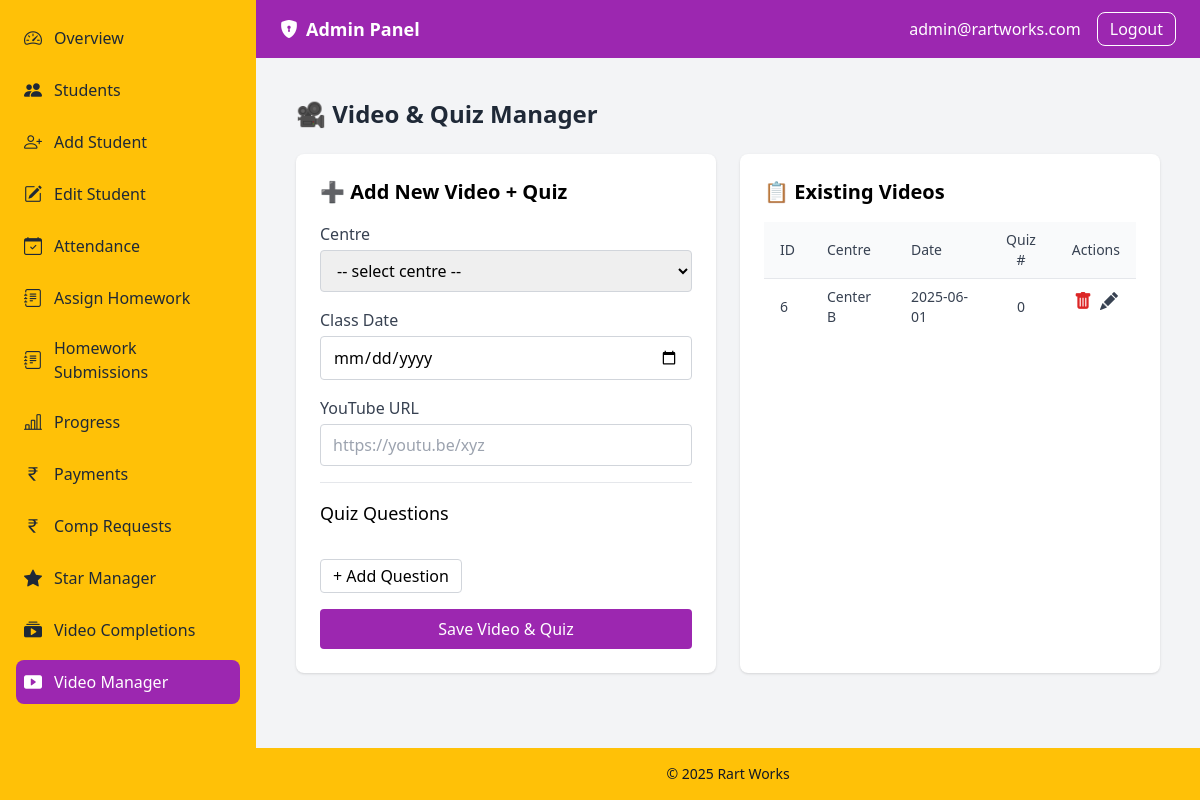
The page /dashboard/admin/index.php?page=video_manager (signed in) on the database its author committed.
### tables this page shows
CREATE TABLE `users` (
  `id` int(10) UNSIGNED NOT NULL,
  `username` varchar(50) NOT NULL,
  `password` varchar(255) NOT NULL,
  `role` enum('student','admin') NOT NULL DEFAULT 'student',
  `centre_id` int(10) UNSIGNED NOT NULL,
  `created_at` datetime NOT NULL DEFAULT current_timestamp(),
  `reset_token` varchar(255) DEFAULT NULL,
  `reset_expires` datetime DEFAULT NULL
);

CREATE TABLE `compensation_videos` (
  `id` int(11) NOT NULL,
  `centre_id` int(11) NOT NULL,
  `class_date` date NOT NULL,
  `video_url` varchar(255) NOT NULL,
  `created_at` datetime DEFAULT current_timestamp()
);

CREATE TABLE `centres` (
  `id` int(10) UNSIGNED NOT NULL,
  `name` varchar(100) NOT NULL,
  `address` varchar(255) DEFAULT NULL
);

### dashboard/admin/video_manager.php (the view, shortened to what this page needs)
<?php
require_once __DIR__ . '/../../config/db.php';
$videosRes = $conn->query("
  SELECT
    v.id,
    c.name       AS centre,
    v.class_date,
    (
      SELECT COUNT(*)
        FROM video_quiz_questions q
       WHERE q.video_id = v.id
    ) AS quiz_count
  FROM compensation_videos v
  JOIN centres c ON c.id = v.centre_id
  ORDER BY v.class_date DESC
");
?>
<div class="container-fluid px-4">
  <h1 class="mt-4 text-2xl font-semibold text-gray-800">🎥 Video & Quiz Manager</h1>
  <div class="grid grid-cols-1 lg:grid-cols-2 gap-6 mt-6">
    <div class="bg-white rounded-lg shadow p-6">
      <h2 class="text-xl font-bold mb-4">➕ Add New Video + Quiz</h2>
      <form method="post" class="space-y-4">
        <div>
          <label class="block text-gray-700 mb-1">Centre</label>
          <select
            name="centre_id"
            required
            class="w-full border border-gray-300 rounded px-3 py-2 focus:ring focus:border-admin-primary"
          >
            <option value="">-- select centre --</option>
          </select>
        </div>
        <div>
          <label class="block text-gray-700 mb-1">Class Date</label>
          <input
            type="date"
            name="class_date"
            required
            class="w-full border border-gray-300 rounded px-3 py-2 focus:ring focus:border-admin-primary"
          >
        </div>
        <div>
          <label class="block text-gray-700 mb-1">YouTube URL</label>
          <input
            type="url"
            name="video_url"
            placeholder="https://youtu.be/xyz"
            required
            class="w-full border border-gray-300 rounded px-3 py-2 focus:ring focus:border-admin-primary"
          >
        </div>
        <hr class="my-4">
        <h3 class="text-lg font-medium mb-2">Quiz Questions</h3>
        <button
          type="button"
          id="addQuestion"
          class="inline-flex items-center px-3 py-1 border border-gray-300 rounded hover:bg-gray-100"
        >
          + Add Question
        </button>
        <div>
          <button
            type="submit"
            class="w-full bg-admin-primary text-white py-2 rounded hover:bg-opacity-90 transition"
          >
            Save Video & Quiz
          </button>
        </div>
      </form>
    </div>
    <div class="bg-white rounded-lg shadow p-6 overflow-x-auto">
      <h2 class="text-xl font-bold mb-4">📋 Existing Videos</h2>
      <table class="min-w-full bg-white divide-y divide-gray-200">
        <thead class="bg-gray-50">
          <tr>
            <th class="px-4 py-2 text-left text-sm font-medium text-gray-700">ID</th>
            <th class="px-4 py-2 text-left text-sm font-medium text-gray-700">Centre</th>
            <th class="px-4 py-2 text-left text-sm font-medium text-gray-700">Date</th>
            <th class="px-4 py-2 text-center text-sm font-medium text-gray-700">Quiz #</th>
            <th class="px-4 py-2 text-center text-sm font-medium text-gray-700">Actions</th>
          </tr>
        </thead>
        <tbody class="divide-y divide-gray-100">
          <?php if ($videosRes->num_rows === 0): ?>
            <tr>
              <td colspan="5" class="px-4 py-6 text-center text-gray-500">
                No videos found.
              </td>
            </tr>
          <?php else: ?>
            <?php while ($v = $videosRes->fetch_assoc()): ?>
              <tr>
                <td class="px-4 py-2 text-sm text-gray-700"><?= (int)$v['id'] ?></td>
                <td class="px-4 py-2 text-sm text-gray-700"><?= htmlspecialchars($v['centre']) ?></td>
                <td class="px-4 py-2 text-sm text-gray-700"><?= htmlspecialchars($v['class_date']) ?></td>
                <td class="px-4 py-2 text-center text-sm text-gray-700"><?= (int)$v['quiz_count'] ?></td>
                <td class="px-4 py-2 text-center flex justify-center space-x-2">
                  <form method="post" onsubmit="return confirm('Delete video #<?= (int)$v['id'] ?>?')">
                    <button
                      type="submit"
                      class="text-red-600 hover:text-red-800"
                      title="Delete"
                    >
                      <i class="bi bi-trash-fill text-lg"></i>
                    </button>
                  </form>
                  <a
                    href="index.php?page=edit_video&id=<?= (int)$v['id'] ?>"
                    class="text-gray-700 hover:text-gray-900"
                    title="Edit"
                  >
                    <i class="bi bi-pencil-fill text-lg"></i>
                  </a>
                </td>
              </tr>
            <?php endwhile; ?>
          <?php endif; ?>
        </tbody>
      </table>
    </div>
  </div>
</div>

### dashboard/admin/index.php (shortened to what this page needs)
<?php
require_once __DIR__ . '/../../config/bootstrap.php';
$menu = [
    'dashboard'           => ['bi-speedometer2',        'Overview'],
    'students'            => ['bi-people-fill',         'Students'],
    'add_student'         => ['bi-person-plus',         'Add Student'],
    'edit_student'        => ['bi-pencil-square',       'Edit Student'],
    'attendance'          => ['bi-calendar-check',      'Attendance'],
    'assign_homework'     => ['bi-journal-text',        'Assign Homework'],
    'homework_centerwise' => ['bi-journal-text',        'Homework Submissions'],
    'progress'            => ['bi-bar-chart-line',      'Progress'],
    'admin_payment'       => ['bi-currency-rupee',      'Payments'],
    'comp_requests'       => ['bi-currency-rupee',      'Comp Requests'],
    'star_manager'        => ['bi-star-fill',           'Star Manager'],
    'video_completions'   => ['bi-collection-play-fill','Video Completions'],
    'video_manager'       => ['bi-play-btn-fill',       'Video Manager'],
];
$page = $_GET['page'] ?? 'dashboard';
$stmt = $conn->prepare("SELECT username FROM users WHERE id = ? LIMIT 1");
$stmt->bind_param('i', $_SESSION['user_id']);
$stmt->execute();
$stmt->bind_result($adminUsername);
?>
<!DOCTYPE html>
<html lang="en">
<head>
  <script src="https://cdn.tailwindcss.com"></script>
  <link
    href="https://cdn.jsdelivr.net/npm/bootstrap-icons@1.10.5/font/bootstrap-icons.css"
    rel="stylesheet"
  />
</head>
<body class="bg-gray-100 min-h-screen flex">
  <nav class="hidden md:block w-64 bg-admin-secondary text-gray-900 p-4">
    <ul class="space-y-2">
      <?php foreach ($menu as $key => [$iconClass, $labelText]): ?>
        <li>
          <a href="?page=<?= $key ?>"
             class="
               flex items-center p-2 rounded-lg transition
               <?= ($page === $key)
                   ? 'bg-admin-primary text-white'
                   : 'text-gray-800 hover:bg-admin-primary hover:text-white focus:bg-admin-primary focus:text-white' ?>"
             <?= ($page === $key) ? 'aria-current="page"' : '' ?>>
            <i class="bi <?= htmlspecialchars($iconClass) ?> mr-3 text-lg"></i>
            <span class="font-medium"><?= htmlspecialchars($labelText) ?></span>
          </a>
        </li>
      <?php endforeach; ?>
    </ul>
  </nav>
  <div class="flex-1 flex flex-col">
    <header class="bg-admin-primary text-white">
      <div class="max-w-7xl mx-auto flex items-center justify-between px-6 py-3">
        <div class="flex items-center space-x-2 text-lg font-semibold">
          <i class="bi bi-shield-lock-fill"></i>
          <span>Admin Panel</span>
        </div>
        <div class="flex items-center space-x-4">
          <span><?= htmlspecialchars($adminUsername) ?></span>
          <a href="/student-portal/logout.php"
             class="px-3 py-1 border border-white rounded-lg
                    hover:bg-white hover:text-gray-800 transition">
            Logout
          </a>
        </div>
      </div>
    </header>
    <main class="flex-1 p-6 overflow-auto">
      <?php switch ($page):
        case 'dashboard': ?>
        <?php break;
        case 'video_manager':
          include __DIR__ . '/video_manager.php';
          break;
      endswitch; ?>
    </main>
    <footer class="bg-admin-secondary text-gray-900 text-center text-sm py-4">
      &copy; <?= date('Y') ?> Rart Works
    </footer>
  </div>
</body>
</html>

### dashboard/admin/index.php (style rules this page uses)
a { text-decoration: none; }

### rows shown on the page
users: username "admin@rartworks.com"
compensation_videos: id "6", centre.name "Center B", class_date "2025-06-01", quiz_count "0"

### other values the page prints
$labelText "Overview"
$labelText "Students"
$labelText "Add Student"
$labelText "Edit Student"
$labelText "Attendance"
$labelText "Assign Homework"
$labelText "Homework Submissions"
$labelText "Progress"
$labelText "Payments"
$labelText "Comp Requests"
$labelText "Star Manager"
$labelText "Video Completions"
$labelText "Video Manager"
